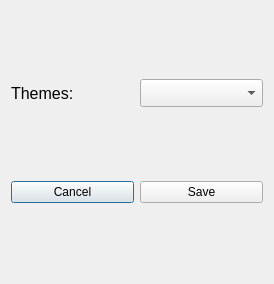
<?xml version="1.0" encoding="UTF-8"?>
<ui version="4.0">
 <class>settings</class>
 <widget class="QDialog" name="settings">
  <property name="geometry">
   <rect>
    <x>0</x>
    <y>0</y>
    <width>274</width>
    <height>284</height>
   </rect>
  </property>
  <property name="windowTitle">
   <string>Settings</string>
  </property>
  <property name="windowIcon">
   <iconset>
    <normaloff>../img/gabrielgsd.jpg</normaloff>../img/gabrielgsd.jpg</iconset>
  </property>
  <layout class="QGridLayout" name="gridLayout">
   <item row="0" column="0">
    <layout class="QVBoxLayout" name="verticalLayout">
     <item>
      <layout class="QHBoxLayout" name="horizontalLayout">
       <item>
        <widget class="QLabel" name="lbl_themes">
         <property name="font">
          <font>
           <pointsize>12</pointsize>
          </font>
         </property>
         <property name="text">
          <string>Themes: </string>
         </property>
        </widget>
       </item>
       <item>
        <widget class="QComboBox" name="cb_themes">
         <property name="minimumSize">
          <size>
           <width>0</width>
           <height>28</height>
          </size>
         </property>
        </widget>
       </item>
      </layout>
     </item>
    </layout>
   </item>
   <item row="1" column="0">
    <layout class="QHBoxLayout" name="horizontalLayout_3">
     <item>
      <widget class="QPushButton" name="btn_cancel_settings">
       <property name="text">
        <string>Cancel</string>
       </property>
      </widget>
     </item>
     <item>
      <widget class="QPushButton" name="btn_save_settings">
       <property name="text">
        <string>Save</string>
       </property>
      </widget>
     </item>
    </layout>
   </item>
  </layout>
 </widget>
 <resources/>
 <connections/>
</ui>
